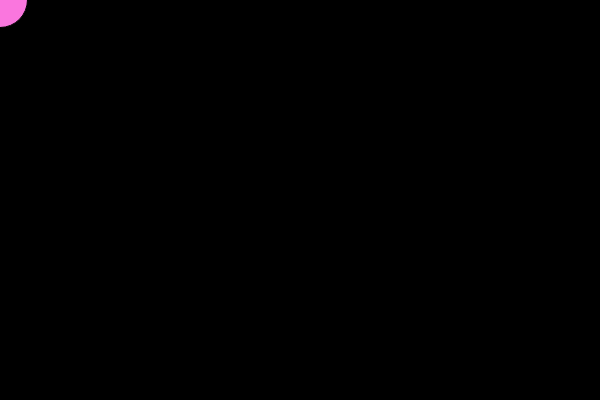
Frame 1 (no input)
Frame 60 (no input): identical to frame 1, image omitted
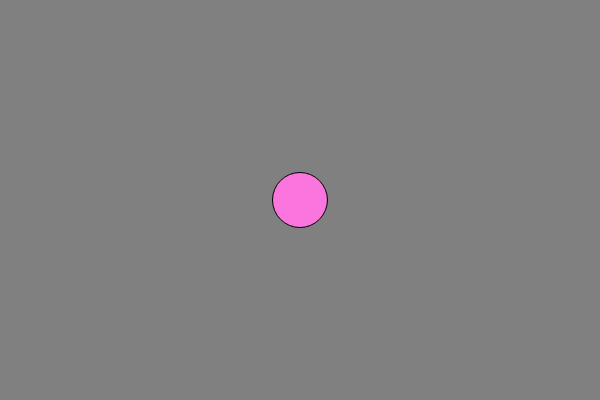
Frame 120 (the mouse pressed at the canvas centre since frame 60)

The p5.js sketch that drew these frames (run headless with seeded random() and noise() and a simulated clock; from frame 60 on, the mouse is pressed at the canvas centre):

// p5.js sketch
// ── sketch.js
var r = 0
var b = 0;
var g = 0;
var a = 0;

function setup() {
  createCanvas(600, 400);
}

function draw() {
  // background(r, g, b,a);

  // r = map(mouseY, 0, 600, 0, 255)
  // g = map(mouseY, 0, 600, 255, 0)
  // b = map(mouseY, 0, 600, 0, 255)
  //  a = map(mouseX, 0, 100, 255, 0)
  //   map()方法可以将一个值的范围映射到另外一个值上，
  //   实际上就是将0到255的范围，映射到0到600上

  background(b)
  
  b = map(mouseX,0,width,0,255,true)
  
  print(b+' '+mouseX)
  
  fill(250, 118, 222)
  ellipse(mouseX, mouseY, 55, 55)
}
